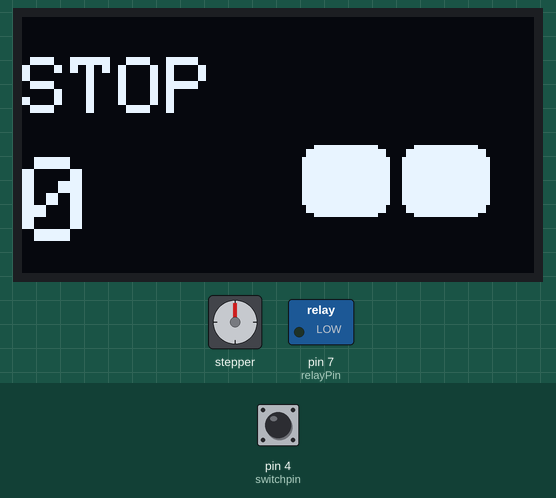
Bench run of a sketch on a simulated Arduino Uno, built with avr-gcc and run on an emulated ATmega328P. Parts: stepper motor, 128×64 one-colour display, switched loads named in the sketch (green lamp = pin HIGH). Wiring (inferred from the names in the program): stepper motor driver (200 steps per turn assumed): step pin 2; direction pin 3. Dashed ring = blinking. Inputs (shaded band) come from the test bench; at power-on: pin 4 (switchpin) HIGH. Pins used as bus, display or sensor lines are not drawn; what the sketch prints to the serial monitor is not drawn.

Above: at 2.2 s.
2.3 s: pin 4 (switchpin) pulled LOW for 0.15 s
At 3.6 s:
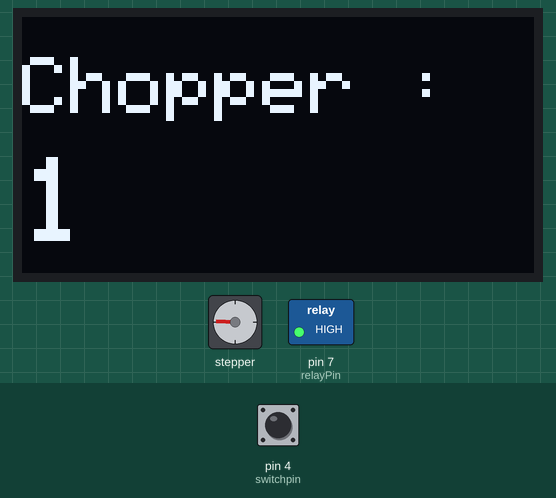
5.4 s: pin 4 (switchpin) pulled LOW for 1 s
At 6.8 s:
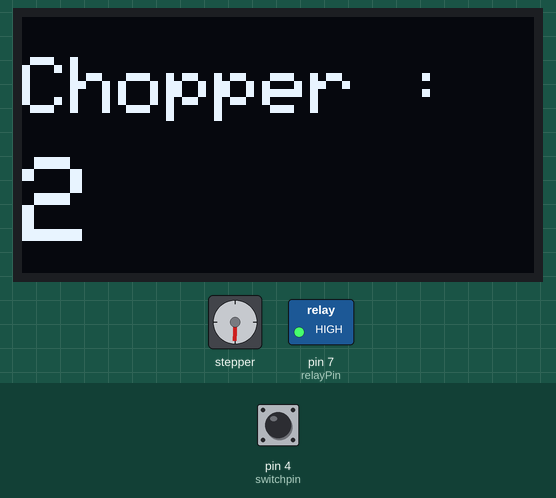
8.8 s: pin 4 (switchpin) pulled LOW for 0.15 s
At 10.0 s:
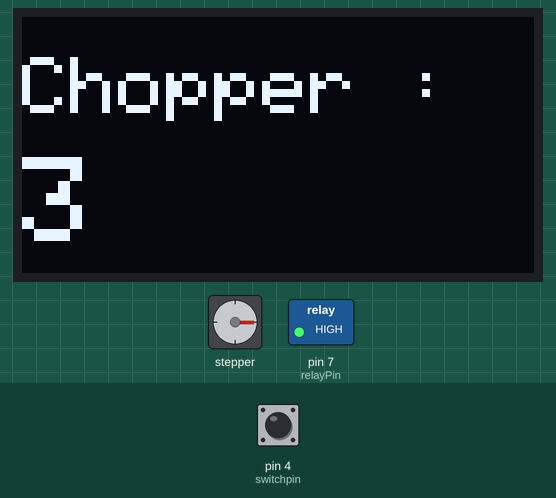
11.9 s: pin 4 (switchpin) pulled LOW for 3.2 s
At 13.3 s:
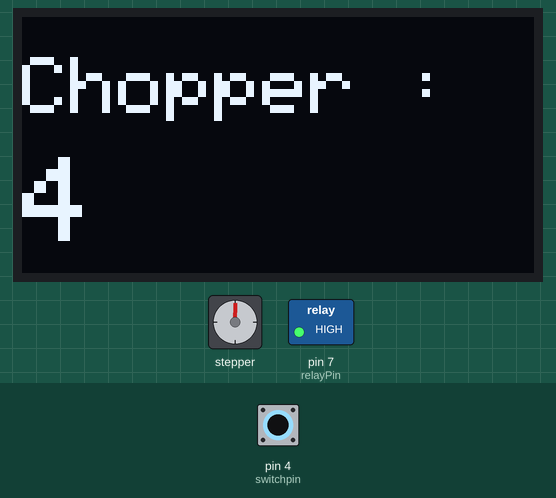
Timing chart, 0 to 16.9 s (numbered marks = the images above; inputs shaded):
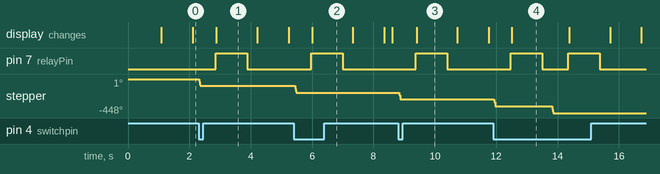

The sketch:

Chopper_Testing.ino
```cpp
#include <Wire.h>
#include <Adafruit_GFX.h>
#include <Adafruit_SSD1306.h>

#define SCREEN_WIDTH 128
#define SCREEN_HEIGHT 64
Adafruit_SSD1306 display(SCREEN_WIDTH, SCREEN_HEIGHT, &Wire, -1);

int relayPin = 7;
int stepPin = 2;
int dirPin = 3;
int switchpin = 4;
int sw;


bool blinkState = true;
unsigned long lastBlink = 0;
int blinkInterval = 1000;
int eyePos = 0;
unsigned long lastAnim = 0;
int animInterval = 300;

int pulseDelay = 500;

unsigned long previousMillis = 0;
unsigned long stepperRelayInterval = 2000;
bool relayState = false;
unsigned long onCount = 0;

int b = 1;

void oled();
void stp();
void hold();
void drawScreen();
void animateEyes();

void setup() {
  Serial.begin(9600);

  pinMode(relayPin, OUTPUT);
  pinMode(stepPin, OUTPUT);
  pinMode(dirPin, OUTPUT);
  digitalWrite(dirPin, LOW);

  pinMode(switchpin, INPUT_PULLUP);

  Wire.begin();
  if (!display.begin(SSD1306_SWITCHCAPVCC, 0x3C)) {
    Serial.println("OLED not found!");
    for (;;)
      ;
  }

  display.clearDisplay();
  display.setTextSize(2);
  display.setTextColor(SSD1306_WHITE);
  display.setCursor(0, 20);
  display.println("Starting..");
  display.display();
  delay(1000);
}

void loop() {
  sw = digitalRead(switchpin);
  if (sw == LOW) {
    if (b == 1) {
      unsigned long startMillis = millis();
      const unsigned long waitTime = 50;
      while (millis() - startMillis < waitTime) {
        stp();
      }
      b = 2;
    }

    if (b == 2) {
      hold();
      delay(500);
      b = 3;
    }

    if (b == 3) {
      digitalWrite(relayPin, HIGH);
      onCount++;
      oled();
      delay(1000);
      digitalWrite(relayPin, LOW);
      delay(300);
      b = 1;
    }
  } else {
    animateEyes();
  }
}

void oled() {
  Serial.print("Chopper Count: ");
  Serial.println(onCount);

  display.clearDisplay();
  display.setCursor(0, 10);
  display.print("Chopper :");
  display.setCursor(0, 35);
  display.setTextSize(3);
  display.print(onCount);
  display.setTextSize(2);
  display.display();
}

void stp() {
  digitalWrite(stepPin, HIGH);
  delayMicroseconds(pulseDelay);
  digitalWrite(stepPin, LOW);
  delayMicroseconds(pulseDelay);
}

void hold() {
  digitalWrite(stepPin, LOW);
  delayMicroseconds(pulseDelay);
  digitalWrite(stepPin, LOW);
  delayMicroseconds(pulseDelay);
  digitalWrite(relayPin, LOW);
}

void drawScreen() {
  display.clearDisplay();

  display.setCursor(0, 10);
  display.setTextSize(2.5);
  display.print("STOP");

  display.setCursor(0, 35);
  display.setTextSize(3);
  display.print(onCount);
  display.setTextSize(2);

  int y = 32;
  int eyeSizeX = 22;
  int eyeSizeY = 18;
  int baseX = 70;
  int spacing = 25;

  if (blinkState) {
    if (eyePos == 0) {
      display.fillRoundRect(baseX, y, eyeSizeX, eyeSizeY, 4, SSD1306_WHITE);
      display.fillRoundRect(baseX + spacing, y, eyeSizeX, eyeSizeY, 4, SSD1306_WHITE);
    } else {
      display.fillRoundRect(baseX + 5, y, eyeSizeX, eyeSizeY, 4, SSD1306_WHITE);
      display.fillRoundRect(baseX + spacing + 5, y, eyeSizeX, eyeSizeY, 4, SSD1306_WHITE);
    }
  } else {
    display.fillRect(baseX, y + eyeSizeY / 2, eyeSizeX, 2, SSD1306_WHITE);
    display.fillRect(baseX + spacing, y + eyeSizeY / 2, eyeSizeX, 2, SSD1306_WHITE);
  }

  display.display();
}

void animateEyes() {
  unsigned long currentMillis = millis();

  if (currentMillis - lastAnim >= animInterval) {
    lastAnim = currentMillis;
    eyePos = !eyePos;
  }

  if (currentMillis - lastBlink >= blinkInterval) {
    lastBlink = currentMillis;
    blinkState = !blinkState;
  }

  drawScreen();
}
```

Measured:
- after the input at 2.3 s, pin 7 (relayPin): LOW → HIGH after 0.55 s, → LOW 1.0 s later; stepper: turns 88° counter-clockwise, starting at once; the display: changes after 0.58 s (image 1)
- after the input at 5.4 s, pin 7 (relayPin): LOW → HIGH after 0.58 s, → LOW 1.0 s later; stepper: turns 90° counter-clockwise, starting at once; the display: changes after 0.60 s (image 2)
- after the input at 8.8 s, pin 7 (relayPin): LOW → HIGH after 0.58 s, → LOW 1.0 s later; stepper: turns 90° counter-clockwise, starting at once; the display: changes after 0.61 s (image 3)
- after the input at 11.9 s, pin 7 (relayPin): alternates HIGH for 1.0 s and LOW for 0.85 s, 4 changes in all, then stays LOW, starting after 0.57 s; stepper: turns 90° counter-clockwise in 0.05 s, then 90° counter-clockwise in 0.05 s; the display: changes after 0.60 s (image 4)
- what the display in image 1 shows lasts 1.3 s, from 2.9 s to 4.2 s
- what the display in image 4 shows lasts 1.9 s, from 12.5 s to 14.4 s
